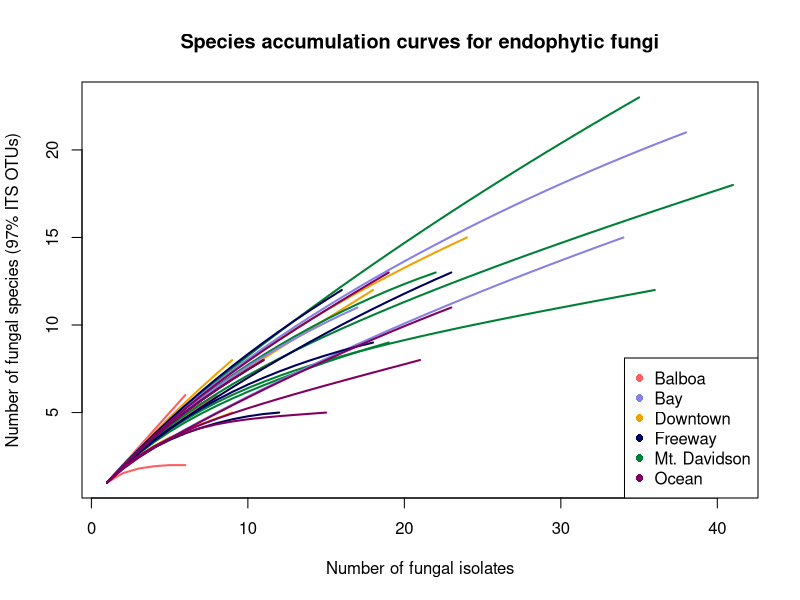
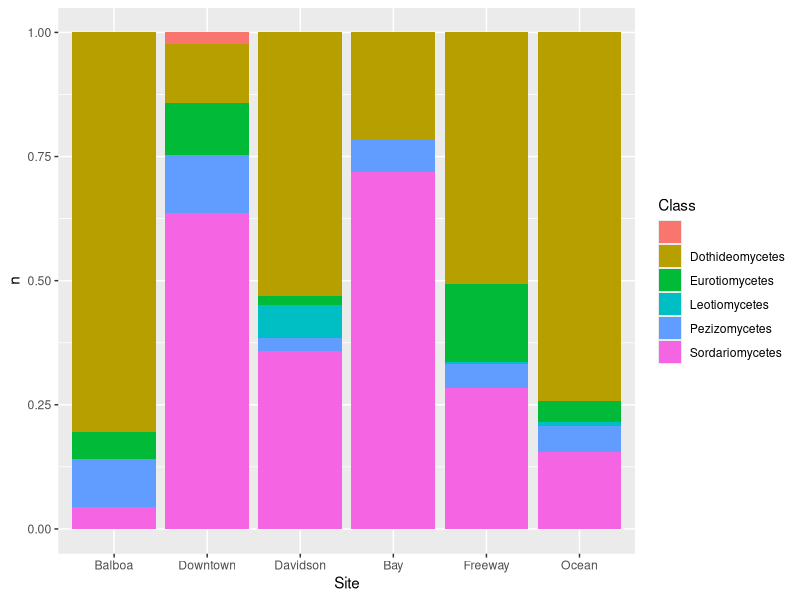
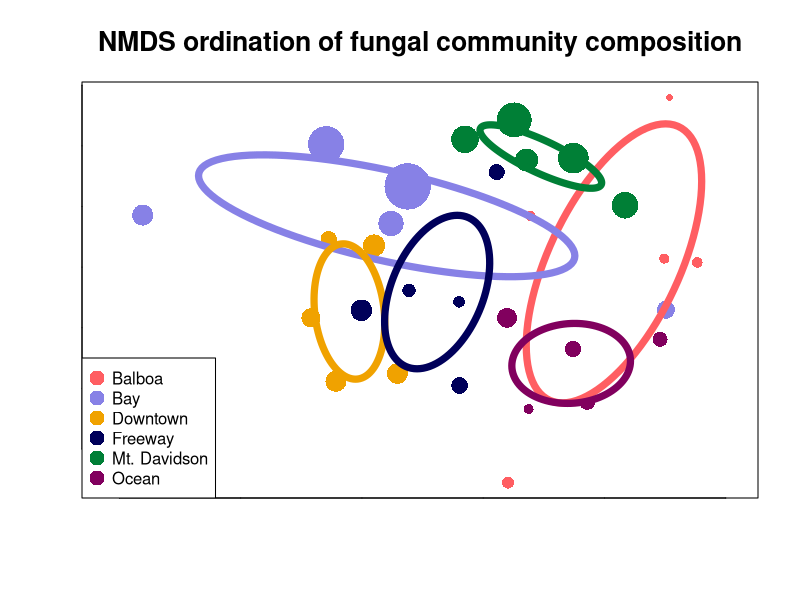

R code for these plots, in order:
## ---- chunk 1
knitr::opts_chunk$set(echo = TRUE)
## ---- chunk 2
# load libraries
library("dplyr")
library("tidyr")
library("vegan")
library("ggplot2")
library("tidyverse")
## ---- chunk 3
# load files
otus <- read.table("seq_with_OTU_ID.txt")
groups <- read.table("groupfile.tsv")
trees <- read.csv("metadata/M_excel_tree_metadata_with_isolationfreq.csv",
                  stringsAsFactors = FALSE)
TBAS <- read.csv("metadata/TBAS_taxonomies.csv")
culturing <- read.csv("metadata/culturing_worksheet.csv")
extractions <- read.csv("metadata/Extraction_worksheet.csv")

# count by groups instead of trees
otu_table <- otus %>%
  left_join(groups, by = c("V1" = "V1")) %>%
  group_by(V2.x, V2.y) %>%
  summarize(count = n()) %>%
  spread(V2.x, count, fill = 0)

# get rid of rows with NA
otu_table <- as.data.frame(na.omit(otu_table))

# fix row name problems for vegan
row.names(otu_table) <- otu_table[, 1]
otu_table <- otu_table[, -1]

# drop out USF test sample
otu_table <- otu_table[1:30,]
## ---- chunk 4
#set colors
rare_color = c(rep("#ff5e62", 5),
               rep("#f0a200", 5),
               rep("#007f36", 5),
               rep("#8781e6", 5),
               rep("#00005a", 5),
               rep("#81005e", 5))

#rename sites to be more readable
group_labels <- c(rep("Balboa", 5),
                  rep("Downtown", 5),
                  rep("Mt. Davidson", 5),
                  rep("Bay", 5),
                  rep("Freeway", 5),
                  rep("Ocean", 5))

#draw the species richness curves
rarecurve(otu_table,
          main = "Species accumulation curves for endophytic fungi",
          col = rare_color,
          label = FALSE,
          lwd = 2,
          xlab = "Number of fungal isolates",
          ylab = "Number of fungal species (97% ITS OTUs)")

#add a legend for greater readability
legend("bottomright",
       legend = levels(factor(group_labels)),
       pch = 16,
       col = c(rep("#ff5e62"),
               rep("#8781e6"),
               rep("#f0a200"),
               rep("#00005a"),
               rep("#007f36"),
               rep("#81005e")))

## ---- chunk 5
extraction_with_tree <- read.table("groupfile.tsv",
                                   sep = "\t",
                                   col.names = c("Extraction_ID", "Tree_ID")) %>%
  mutate(site_ID = substr(Tree_ID, 1, 2))

TBAS_names_fixed <- TBAS %>%
  mutate(Extraction_ID = substr(Query_sequence, 1, 8))

TBAS_with_site <- TBAS_names_fixed %>%
  left_join(extraction_with_tree, by = "Extraction_ID") %>%
  na.omit()

write.csv(TBAS_with_site,
          file = "metadata/TBS_with_site.csv",
          row.names = FALSE)

TBAS_with_site %>% 
  group_by(site_ID, Class.level_assignment) %>%
  tally() %>%
  ggplot(aes(x = site_ID,
             y = n,
             fill = Class.level_assignment)) +
  geom_col(position = position_fill()) +
  scale_fill_discrete(name = "Class") +
    scale_x_discrete(labels = c("Balboa",
                                     "Downtown",
                                     "Davidson",
                                     "Bay",
                                     "Freeway",
                                     "Ocean")) +
  xlab("Site")

## ---- chunk 6
ord_obj <- metaMDS(otu_table)

# fix row names to be more readable
row.names(otu_table) <- c(paste("Balboa - Tree", 1:5),
                         paste("Downtown - Tree", 1:5),
                         paste("Mt. Davidson - Tree", 1:5),
                         paste("Bay - Tree", 1:5),
                         paste("Freeway - Tree", 1:5),
                         paste("Ocean - Tree", 1:5))

trees_aug <- subset(trees, as.POSIXct(trees$Date_sampled) > as.POSIXct("2017-08-01"))

plot(ord_obj,
     display = "sites",
     type = "n",
     main = "NMDS ordination of fungal community composition",
     cex.main = 1.6,
     xlab = "",
     ylab = "",
     tck = 0,
     labels = FALSE)

points(ord_obj,
       display = "sites",
       col = c(rep("#ff5e62", 5),
               rep("#f0a200", 5),
               rep("#007f36", 5),
               rep("#8781e6", 5),
               rep("#00005a", 5),
               rep("#81005e", 5)),
       cex = trees_aug$DBH_cm/10,
       pch = 16)

legend("bottomleft",
       legend = levels(factor(group_labels)),
       pch = 16,
       cex = 1,
       pt.cex = 2,
       col = c(rep("#ff5e62"),
               rep("#8781e6"),
               rep("#f0a200"),
               rep("#00005a"),
               rep("#007f36"),
               rep("#81005e")))

ordiellipse(ord_obj,
            groups =group_labels,
            label = FALSE,
            col = c(rep("#ff5e62"),
                    rep("#8781e6"),
                    rep("#f0a200"),
                    rep("#00005a"),
                    rep("#007f36"),
                    rep("#81005e")),
            lwd = 7)
